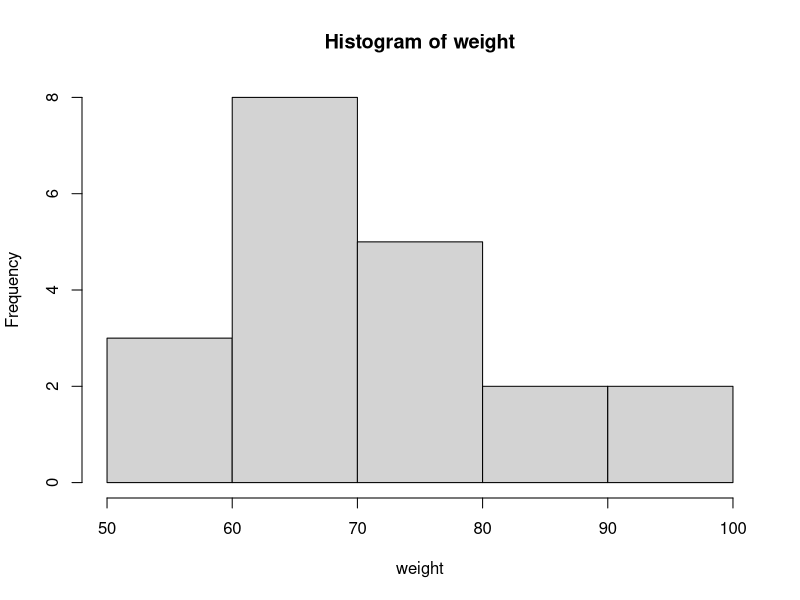
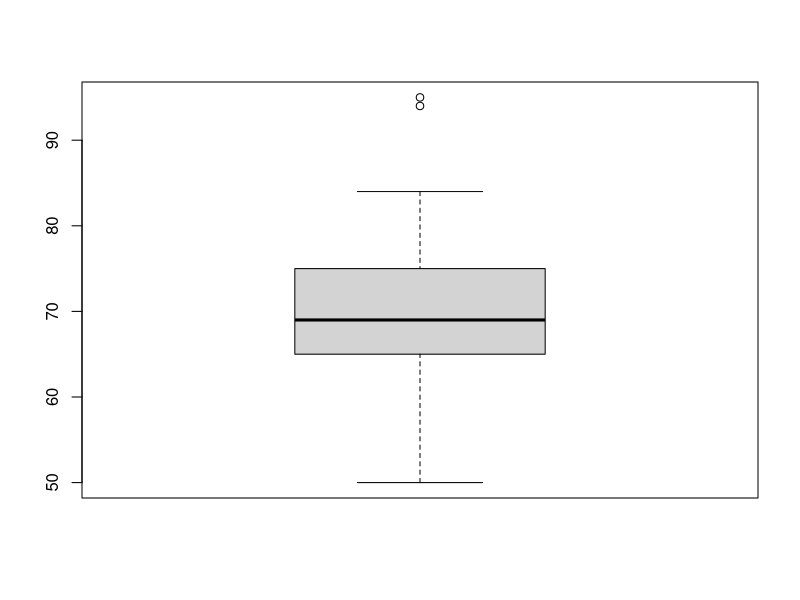
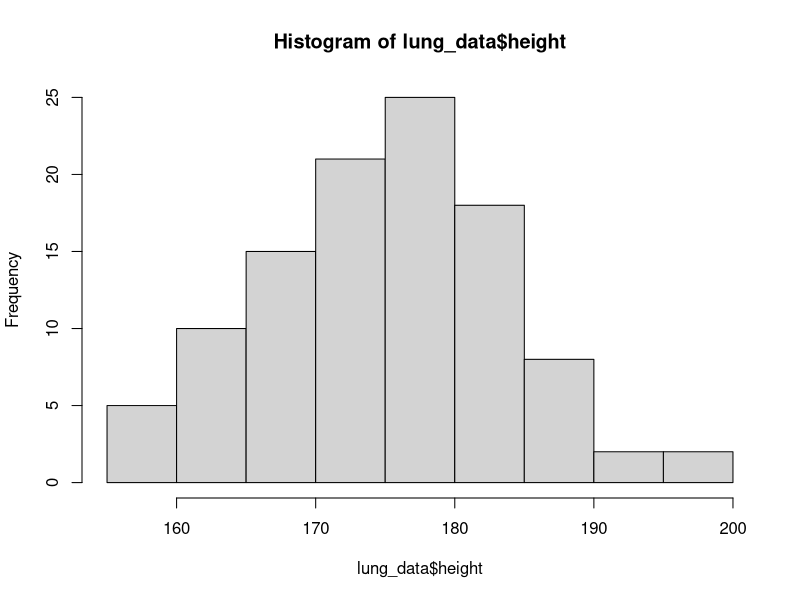
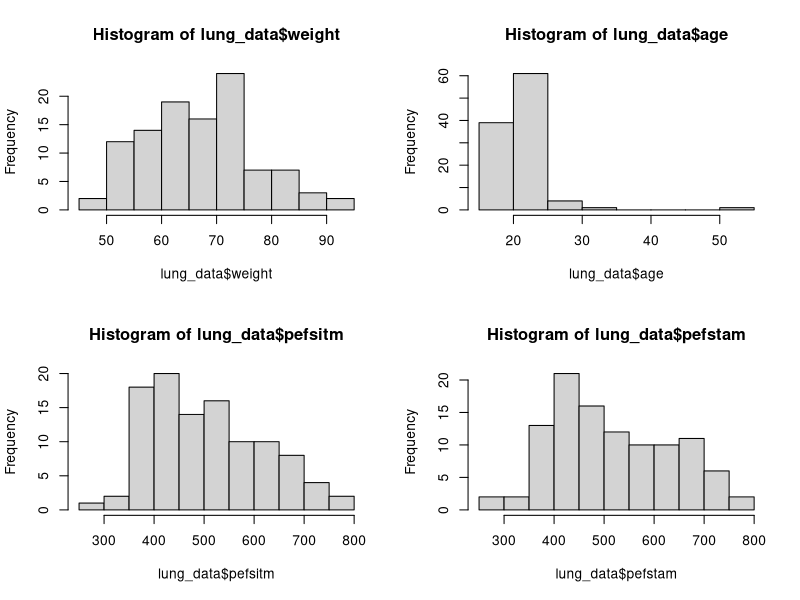
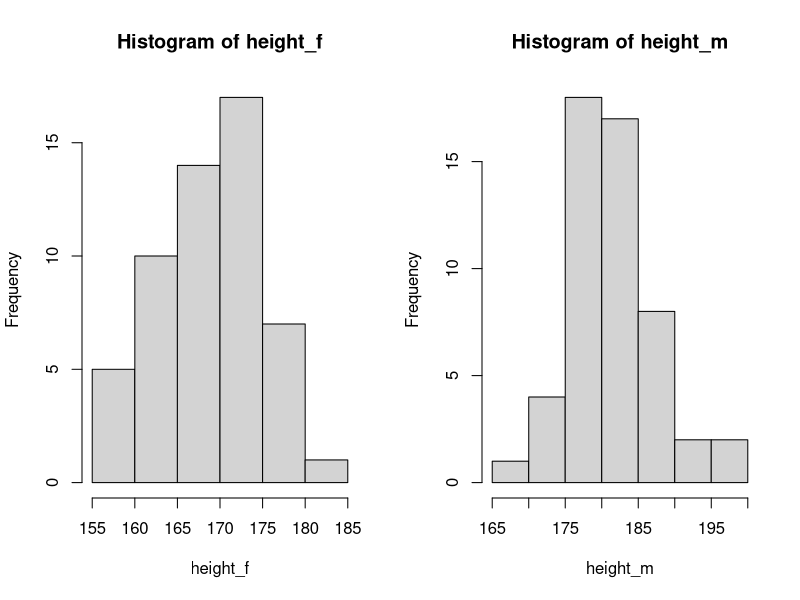
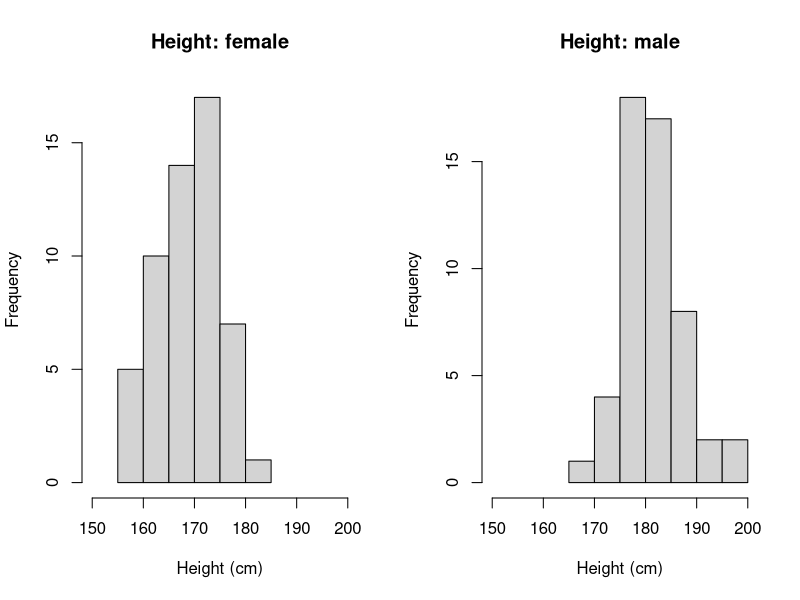
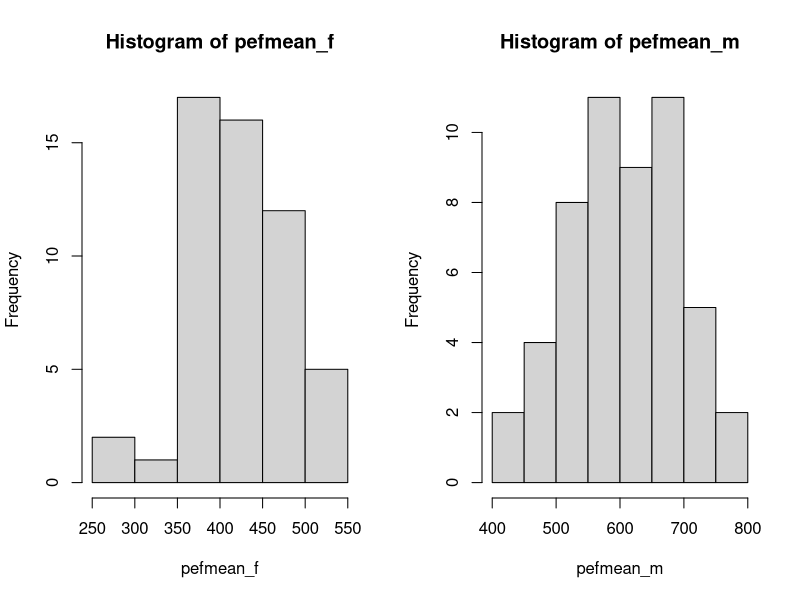
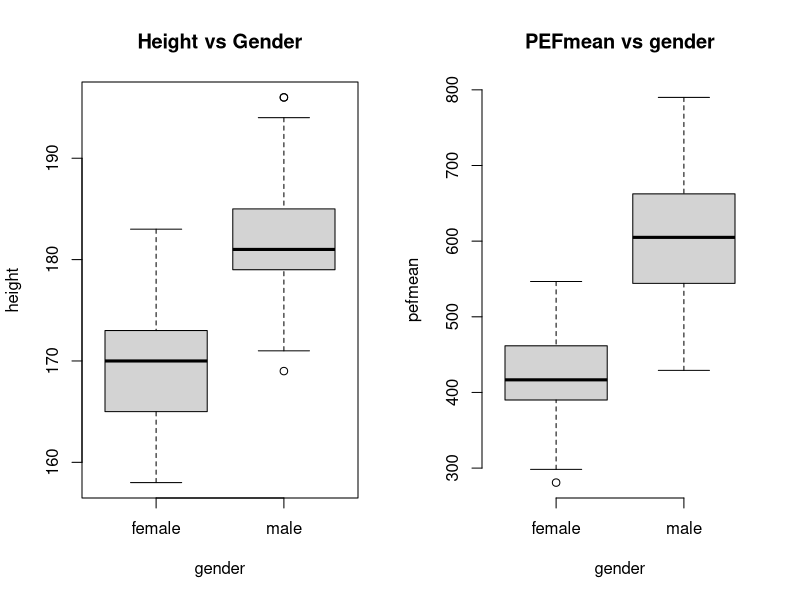

Generate these figures, in order, with R:
## ---- chunk 1
weight <- c(50, 75, 70, 74, 95, 
            83, 65, 94, 66, 65, 
            65, 75, 84, 55, 73, 
            68, 72, 67, 53, 65)

## ---- chunk 2
mean(weight)
median(weight)
max(weight)
min(weight)

# alternatively, 
summary(weight)
## ---- chunk 3
hist(weight)
## ---- chunk 4
boxplot(weight)
## ---- chunk 5
# locate your datafile, set the path to your data
lung_data <- haven::read_dta('data/PEFH98-english.dta')
head(lung_data)

# gender is coded as 1 and 2, but it looks like it's not a category but a 'double' (number)
# we code it explicitly fo readability
lung_data$gender <- factor(lung_data$gender, 
                           levels = c('1','2'),
                           labels = c('female','male')) 
head(lung_data)
## ---- chunk 6
nrow(lung_data)
colnames(lung_data)
## ---- chunk 7
hist(lung_data$height)
## ---- chunk 8
par(mfrow = c(2, 2)) 
# we use this line to display (2 rows 2 columns)
# by default it is 1 row 1 column
# run this line to set it back to default:
# par(mfrow = c(1, 1))
hist(lung_data$weight)
hist(lung_data$age)
hist(lung_data$pefsitm)
hist(lung_data$pefstam)
## ---- chunk 9
height_f <- lung_data$height[lung_data$gender == 'female']
height_m <- lung_data$height[lung_data$gender == 'male']

par(mfrow = c(1,2)) # plot in parallel
hist(height_f)
hist(height_m)

# we can make it more customized
# add axis limit, title and xaxis name
par(mfrow = c(1,2)) # plot in parallel
hist(height_f, main = 'Height: female', xlab = 'Height (cm)',
     xlim = c(150, 200))
hist(height_m, main = 'Height: male', xlab = 'Height (cm)',
     xlim = c(150, 200))
## ---- chunk 10
pefmean_f <- lung_data$pefmean[lung_data$gender == 'female']
pefmean_m <- lung_data$pefmean[lung_data$gender == 'male']

par(mfrow = c(1,2)) # plot in parallel
hist(pefmean_f)
hist(pefmean_m)
## ---- chunk 11
par(mfrow = c(1, 2))
boxplot(height ~ gender, data = lung_data, main = 'Height vs Gender')

# it is also possible to remove the frame
boxplot(pefmean ~ gender, data = lung_data, frame = F, main = 'PEFmean vs gender')
## ---- chunk 12
# pefmean height
plot(lung_data$pefmean, lung_data$height)

# it is possible to customize 
plot(lung_data$pefmean, lung_data$height, 
     main = 'PEF mean vs height', 
     xlab = 'PEF mean', ylab = 'Height',
     pch = 20)
# pch: plotting symbols
## ---- chunk 13
par(mfrow = c(1, 2))
# pefmean weight
plot(lung_data$pefmean, lung_data$weight, 
     main = 'PEF mean vs weight', 
     xlab = 'PEF mean', ylab = 'Weight',
     pch = 20)

# pefmean age
plot(lung_data$pefmean, lung_data$age, 
     main = 'PEF mean vs age', 
     xlab = 'PEF mean', ylab = 'Age',
     pch = 20)
